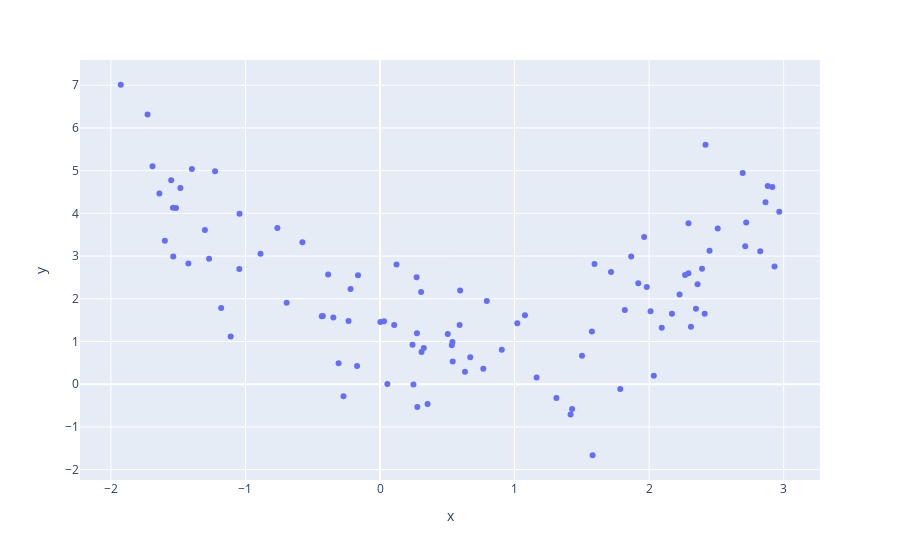

The notebook cell this image was saved under:
### Code cell
px.scatter(x=x.ravel(), y=y.ravel())
